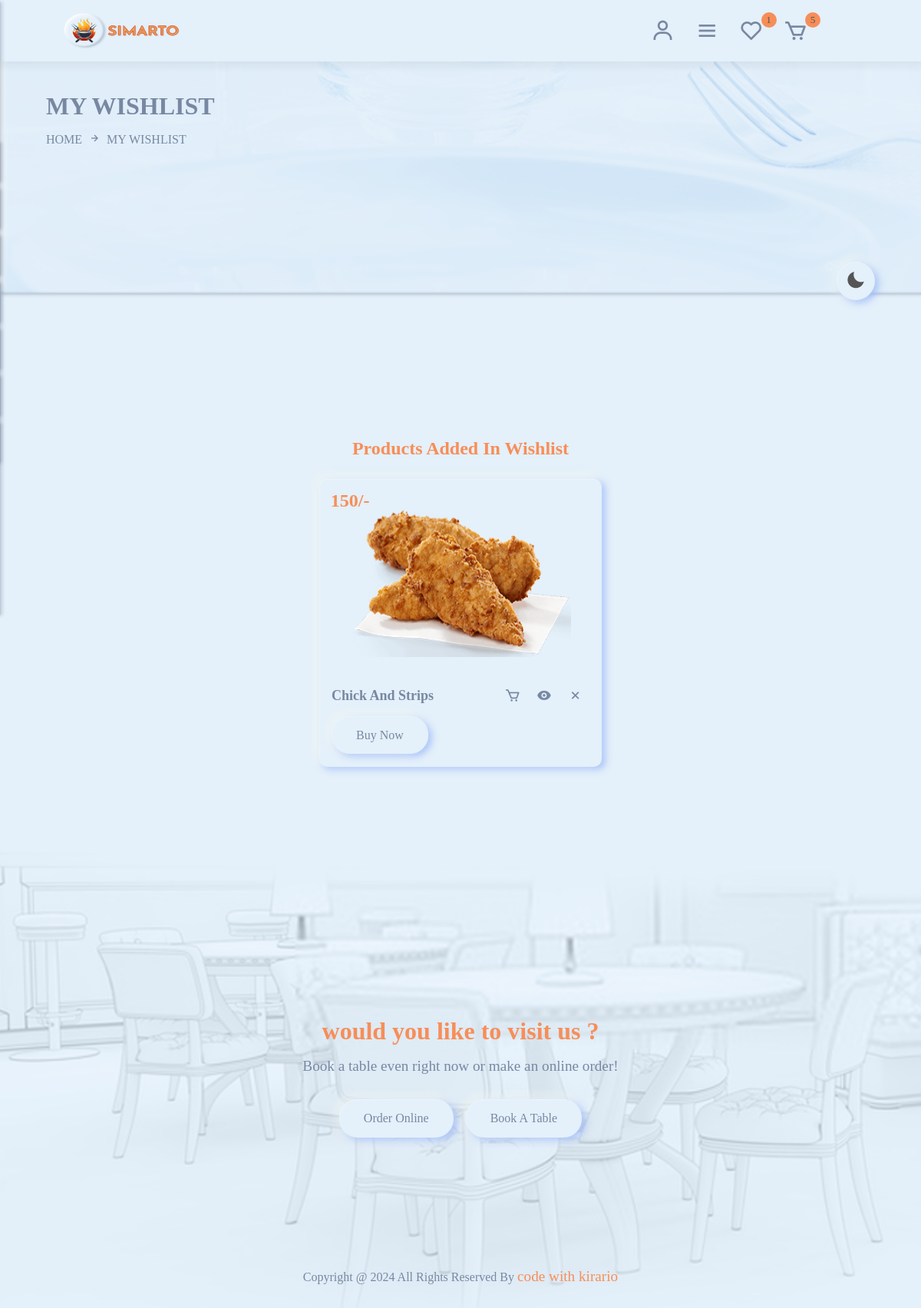
The app's page /Restaurant/wishlist.php (signed in) with its own data.
### tables this page shows
CREATE TABLE `wishlist` (
  `id` varchar(255) NOT NULL,
  `user_id` varchar(255) NOT NULL,
  `product_id` varchar(255) NOT NULL,
  `price` varchar(255) NOT NULL
);

CREATE TABLE `products` (
  `id` varchar(255) NOT NULL,
  `name` varchar(255) NOT NULL,
  `price` varchar(255) NOT NULL,
  `image` varchar(255) NOT NULL,
  `category` varchar(255) NOT NULL,
  `product_detail` varchar(1000) NOT NULL,
  `status` varchar(255) NOT NULL
);

### Restaurant/wishlist.php (the view, shortened to what this page needs)
<?php
    include 'components/connect.php';
    if (isset($_SESSION['user_id'])) {
        $user_id = $_SESSION['user_id'];
    }else{
        $user_id = '';
    }
?>
<!DOCTYPE html>
<html lang="en">
<head>
    <link href='https://unpkg.com/boxicons@2.1.4/css/boxicons.min.css' rel='stylesheet'>
    <link rel="stylesheet" href="https://cdnjs.cloudflare.com/ajax/libs/font-awesome/6.4.0/css/all.min.css">
</head>
<body>
    <?php include 'components/user_header.php'; ?>
    <div class="banner">
        <div class="detail">
            <h1>my wishlist</h1>
            <a href="home.php">home</a><span><i class="bx bx-right-arrow-alt"></i>my wishlist</span>
        </div>
    </div>
    <section class="products">
        <div class="products">
            <div class="title">
                <h1>products added in wishlist</h1>
            </div>
            <div class="box-container">
                <?php
                $select_wishlist = $conn->prepare("SELECT * FROM `wishlist` WHERE user_id = ?");
                $select_wishlist->execute([$user_id]);
                if($select_wishlist->rowCount() > 0) {
                    while($fetch_wishlist = $select_wishlist->fetch(PDO::FETCH_ASSOC)){
                        $select_products =$conn->prepare("SELECT* FROM `products` WHERE id = ?");
                        $select_products->execute([$fetch_wishlist['product_id']]);
                        if ($select_products->rowCount() > 0) {
                            $fetch_products = $select_products->fetch(PDO::FETCH_ASSOC);
                ?>
                <form action="" method="post" class="box">
                    <img src="uploaded_img/<?= $fetch_products['image']; ?>">
                    <div class="button">
                        <div><h3 class="name"><?= $fetch_products['name']; ?></h3></div>
                        <div>
                            <button type="submit" name="add_to_cart"><i class="bx bx-cart"></i></button>
                            <a href="view_page.php?pid=<?= $fetch_products['id']; ?>" class="bx bxs-show"></a>
                            <button type="submit" name="delete_item" onclick="return confirm('delete this item');"><i class="bx bx-x"></i></button>
                        </div>
                    </div>
                    <div class="flex">
                        <p class="price"><?= $fetch_products['price']; ?>/-</p>
                    </div>
                    <div class="flex">
                        <a href="checkout.php?get_id=<?= $fetch_products['id']; ?>" class="btn" style="width: 100%;">buy now</a>
                    </div>
                </form>
                <?php
                        }
                    }
                }else{
                    echo'
                        <div class="empty">
                            <p>no products added yet!</p>
                        </div>
                    ';
                }
                ?>
            </div>
        </div>
    </section>
    <?php include 'components/footer.php'; ?>
<?php include 'components/dark.php'; ?>
</body>
</html>

### records on screen
wishlist: product.image (picture), product.name "Chick And Strips", product.price "150"

### other values on screen
$total_wishlist_items "1"
$total_cart_items "5"
